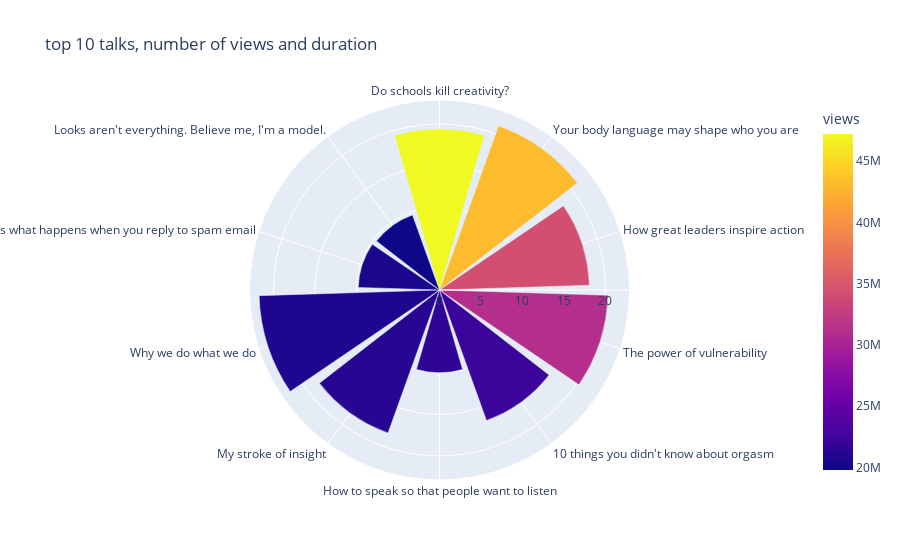

The notebook cell saved with this chart:
### Markdown cell above
### ▶ Checking the distribution of view, comments, and duration

### Code cell
views = df1.sort_values(by = 'views', ascending = False).head(10).reset_index()


fig = px.bar_polar(views, 
                   r="duration", 
                   theta="title", 
                   color="views",
                   color_discrete_sequence= px.colors.sequential.Plasma_r,
                   title="top 10 talks, number of views and duration"
                  )
fig.show()

### Figure 1 — Plotly figure (JSON) as saved in the notebook; plotly's stock layout.template omitted (floating-point values rounded to 4 significant figures)
{"data": [{"hovertemplate": "duration=%{r}<br>title=%{theta}<br>views=%{marker.color}<extra></extra>", "legendgroup": "", "marker": {"color": [47227110, 43155405, 34309432, 31168150, 22270883, 21594632, 21190883, 20685401, 20475972, 19787465], "coloraxis": "coloraxis", "pattern": {"shape": ""}}, "name": "", "r": [19.4, 21.03, 18.07, 20.32, 16.72, 9.97, 18.32, 21.75, 9.8, 9.62], "showlegend": false, "subplot": "polar", "theta": ["Do schools kill creativity?", "Your body language may shape who you are", "How great leaders inspire action", "The power of vulnerability", "10 things you didn't know about orgasm", "How to speak so that people want to listen", "My stroke of insight", "Why we do what we do", "This is what happens when you reply to spam email", "Looks aren't everything. Believe me, I'm a model."], "type": "barpolar"}], "layout": {"barmode": "relative", "coloraxis": {"colorbar": {"title": {"text": "views"}}, "colorscale": [[0, "#0d0887"], [0.1111, "#46039f"], [0.2222, "#7201a8"], [0.3333, "#9c179e"], [0.4444, "#bd3786"], [0.5556, "#d8576b"], [0.6667, "#ed7953"], [0.7778, "#fb9f3a"], [0.8889, "#fdca26"], [1, "#f0f921"]]}, "legend": {"tracegroupgap": 0}, "polar": {"angularaxis": {"direction": "clockwise", "rotation": 90}, "domain": {"x": [0, 1], "y": [0, 1]}}, "title": {"text": "top 10 talks, number of views and duration"}}}
